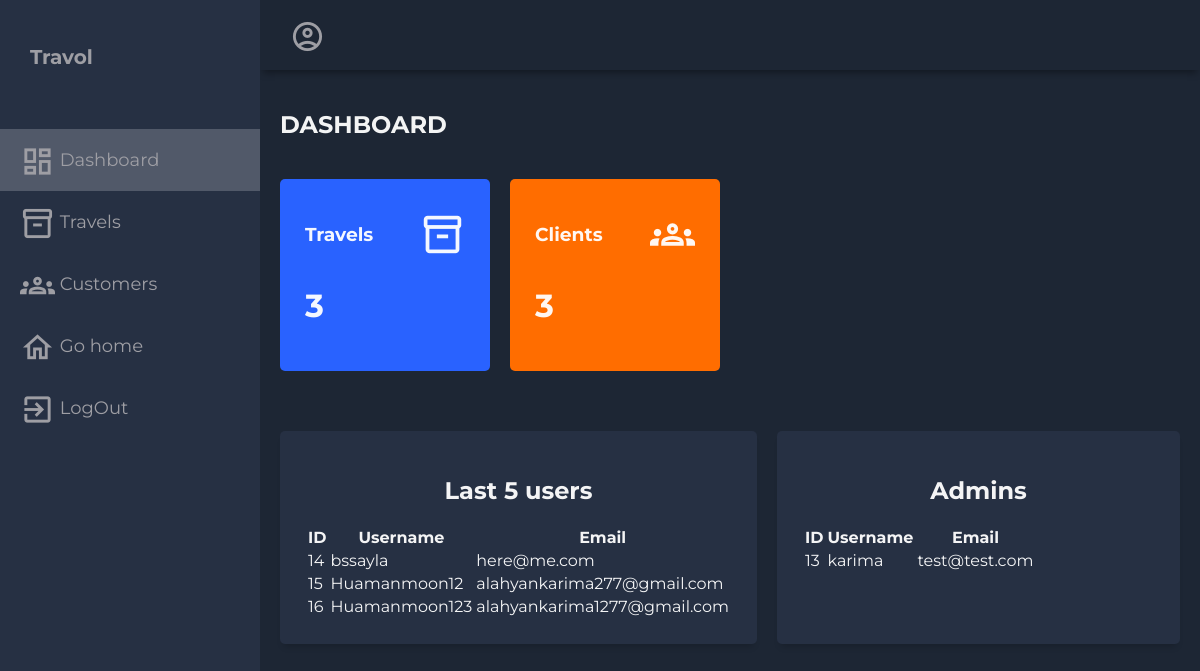
The app's page /administrator/ with its own data.
### myfirstapp/models.py (models this page shows, shortened)
class CustomUser(AbstractUser):
    email = models.EmailField(unique=True)
    password = models.CharField(max_length=128)  # Use a more secure method for storing passwords
    birth_date = models.DateField(null=True, blank=True)
    groups = models.ManyToManyField(
        "auth.Group",
        related_name="customuser_set",
        blank=True,
        help_text="The groups this user belongs to. A user will get all permissions granted to each of their groups.",
        verbose_name="groups",
    )
    user_permissions = models.ManyToManyField(
        "auth.Permission",
        related_name="customuser_set",
        blank=True,
        help_text="Specific permissions for this user.",
        verbose_name="user permissions",
    )

### myfirstapp/views.py (the view)
# urls.py: path('administrator/', administrator_dashboard, name='administrator_dashboard'),
def administrator_dashboard(request):
    username = request.user.username
    last_five_users = get_user_model().objects.filter(is_superuser=False)[:5]
    all_admins = get_user_model().objects.filter(is_superuser=True)
    num_travels = Travel.objects.count()
    num_users = get_user_model().objects.filter(is_superuser=False).count()
    context = {
        'last_five_users': last_five_users,
        'all_admins': all_admins,
        'num_travels': num_travels,
        'num_users': num_users,
        'username': username,
    }
    return render(request, 'myfirstapp/administrateur.html', context)

### myfirstapp/templates/myfirstapp/administrateur.html (shortened to what this page needs)
<!DOCTYPE html>
<html lang="en">
  <head>
  </head>
  <body>
    <div class="grid-container">
      <header class="header">
        <div class="header-right">
          <span class="material-icons-outlined">account_circle</span>
        </div>
      </header>
      <aside id="sidebar">
        <div class="sidebar-title">
          <div class="sidebar-brand">
           Travol
          </div>
        </div>
        <ul class="sidebar-list">
          <li class="sidebar-list-item" id="aa">
            <a href="#" target="_blank">
              <span class="material-icons-outlined">dashboard</span> Dashboard
            </a>
          </li>
          <li class="sidebar-list-item">
            <a href="#" target="_blank">
              <span class="material-icons-outlined">inventory_2</span> Travels
            </a>
          </li>
          <li class="sidebar-list-item">
            <a href="#" target="_blank">
              <span class="material-icons-outlined">groups</span> Customers
            </a>
          </li>
          <li class="sidebar-list-item">
            <a href="{% url 'home_page' %}" target="_blank">
                <span class="material-icons-outlined">home</span> Go home
            </a>
        </li>
        <li class="sidebar-list-item">
            <a href="{% url 'logout_view' %}" target="_blank">
                <span class="material-icons-outlined">exit_to_app</span> LogOut
            </a>
        </li>
        </ul>
      </aside>
      <main class="main-container">
        <div class="main-title">
          <h2>DASHBOARD</h2>
        </div>
        <div class="main-cards">
          <div class="card">
            <div class="card-inner">
              <h3>Travels</h3>
              <span class="material-icons-outlined">inventory_2</span>
            </div>
            <h1>{{ num_travels }}</h1>
          </div>
          <div class="card">
            <div class="card-inner">
              <h3>Clients</h3>
              <span class="material-icons-outlined">groups</span>
            </div>
            <h1>{{ num_users }}</h1>
          </div>
        </div>
        <div class="charts">
          <div class="charts-card">
            <h2 class="chart-title">Last 5 users</h2>
            <table class="table">
                <thead>
                    <tr>
                        <th>ID</th>
                        <th>Username</th>
                        <th>Email</th>
                    </tr>
                </thead>
                <tbody>
                    {% for user in last_five_users %}
                        <tr>
                            <td>{{ user.id }}</td>
                            <td>{{ user.username }}</td>
                            <td>{{ user.email }}</td>
                        </tr>
                    {% endfor %}
                </tbody>
            </table>
        </div>
   <div class="charts-card">
          <h2 class="chart-title">Admins</h2>
          <div class="row">
            <table class="table">
            <thead>
                <tr>
                    <th>ID</th>
                    <th>Username</th>
                    <th>Email</th>
                </tr>
            </thead>
            <tbody>
                {% for admin in all_admins %}
                    <tr>
                        <td>{{ admin.id }}</td>
                        <td>{{ admin.username }}</td>
                        <td>{{ admin.email }}</td>
                    </tr>
                {% endfor %}
            </tbody></table>
          </div>
      </div>
        </div>
      </main>
    </div>
  </body>
</html>

### myfirstapp/templates/myfirstapp/administrateur.html (style rules this page uses)
body { margin: 0; padding: 0; background-color: #1d2634; color: #9e9ea4; font-family: 'Montserrat', sans-serif; }
.material-icons-outlined { vertical-align: middle; line-height: 1px; font-size: 35px; }
.grid-container { display: grid; grid-template-columns: 260px 1fr 1fr 1fr; grid-template-rows: 0.2fr 3fr; grid-template-areas: 'sidebar header header header' 'sidebar main main main'; height: 100vh; }
.header { grid-area: header; height: 70px; display: flex; align-items: center; justify-content: space-between; padding: 0 30px 0 30px; box-shadow: 0 6px 7px -3px rgba(0, 0, 0, 0.35); }
#sidebar { grid-area: sidebar; height: 100%; background-color: #263043; overflow-y: auto; transition: all 0.5s; -webkit-transition: all 0.5s; }
.sidebar-title { display: flex; justify-content: space-between; align-items: center; padding: 30px 30px 30px 30px; margin-bottom: 30px; }
.sidebar-brand { margin-top: 15px; font-size: 20px; font-weight: 700; }
.sidebar-list { padding: 0; margin-top: 15px; list-style-type: none; }
.sidebar-list-item { padding: 20px 20px 20px 20px; font-size: 18px; }
#aa { background-color: rgba(255, 255, 255, 0.2); }
.sidebar-list-item > a { text-decoration: none; color: #9e9ea4; }
.main-container { grid-area: main; overflow-y: auto; padding: 20px 20px; color: rgba(255, 255, 255, 0.95); }
.main-title { display: flex; justify-content: space-between; }
.main-cards { display: grid; grid-template-columns: 1fr 1fr 1fr 1fr; gap: 20px; margin: 20px 0; }
.card { display: flex; flex-direction: column; justify-content: space-around; padding: 25px; border-radius: 5px; }
.card:first-child { background-color: #2962ff; }
.card:nth-child(2) { background-color: #ff6d00; }
.card-inner { display: flex; align-items: center; justify-content: space-between; }
.card-inner > .material-icons-outlined { font-size: 45px; }
.charts { display: grid; grid-template-columns: 1fr 1fr; gap: 20px; margin-top: 60px; }
.charts-card { background-color: #263043; margin-bottom: 20px; padding: 25px; box-sizing: border-box; -webkit-column-break-inside: avoid; border-radius: 5px; box-shadow: 0 6px 7px -4px rgba(0, 0, 0, 0.2); }
.chart-title { display: flex; align-items: center; justify-content: center; }

### records on screen
CustomUser: id "14", username "bssayla", email "here@me.com"
CustomUser: id "15", username "Huamanmoon12", email "alahyankarima277@gmail.com"
CustomUser: id "16", username "Huamanmoon123", email "alahyankarima1277@gmail.com"
CustomUser: id "13", username "karima", email "test@test.com"

### other values on screen
{{ num_travels }} "3"
{{ num_users }} "3"
